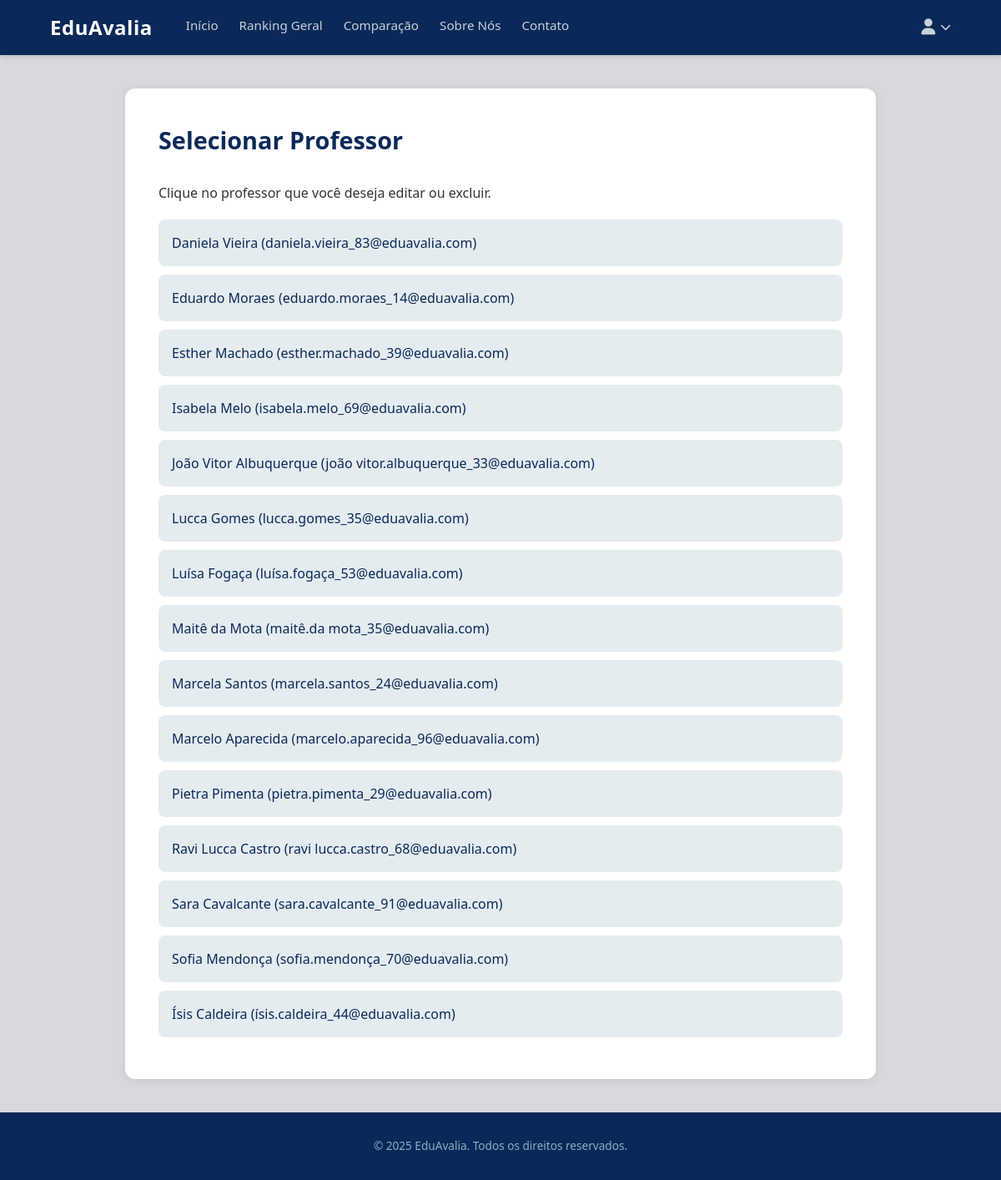
The app's page /professores/selecionar/ (signed in), older data.
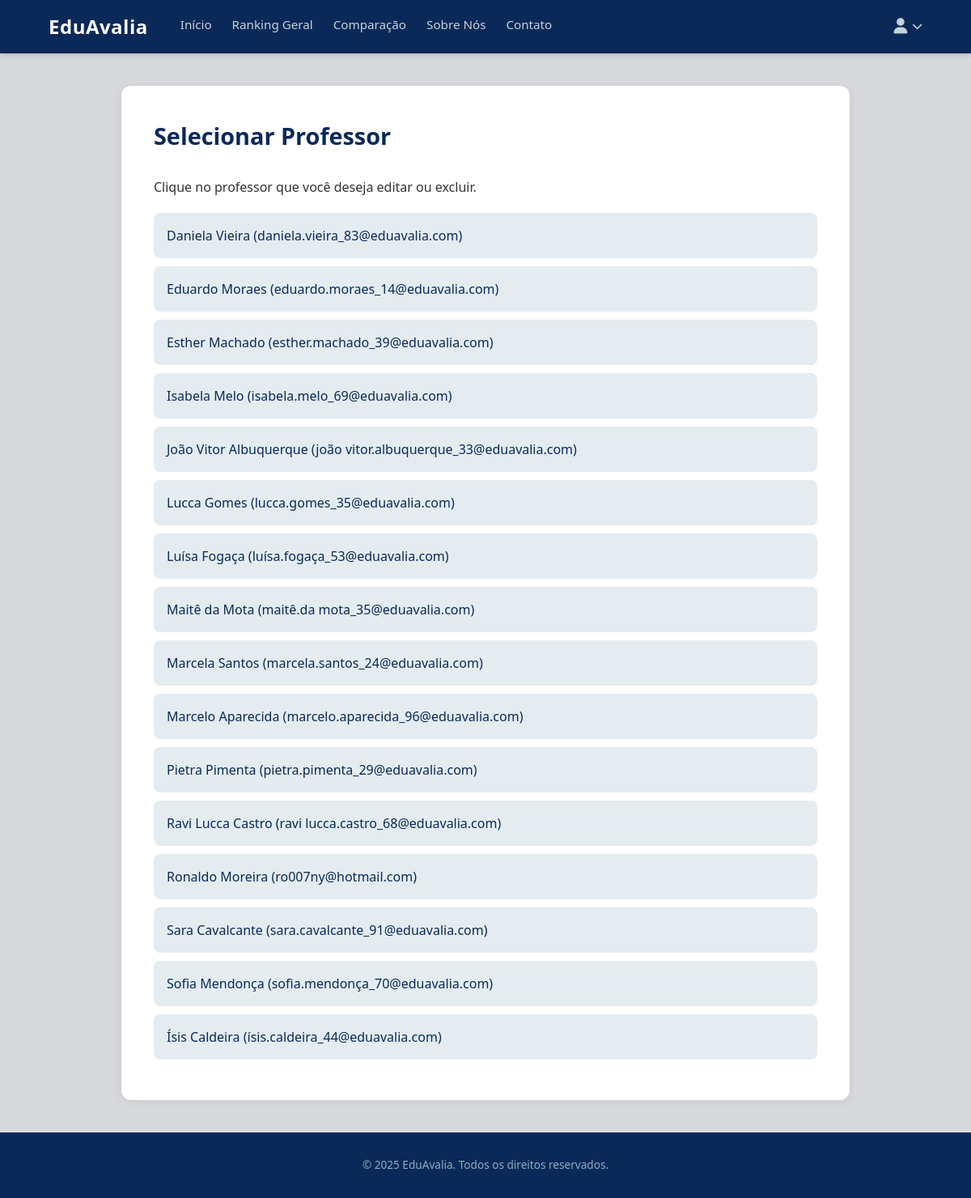
The same page, newer data.
### avaliacoes/models.py (models this page shows, shortened)
class Professor(models.Model):
    user = models.OneToOneField(CustomUser, on_delete=models.CASCADE, limit_choices_to={'user_type': 'professor'})
    foto = models.ImageField(upload_to='professores_fotos/', blank=True, null=True)

class CustomUser(AbstractUser):
    USER_TYPE_CHOICES = (
        ('aluno', 'Aluno'),
        ('professor', 'Professor'),
        ('admin', 'Administrador'),
    )
    user_type = models.CharField(max_length=20, choices=USER_TYPE_CHOICES, default='aluno')
    cpf = models.CharField(max_length=11, unique=True)
    data_nascimento = models.DateField(null=True, blank=True)

### avaliacoes/views.py (the view)
# urls.py: path('professores/selecionar/', views.selecionar_professor_para_editar, name='selecionar_professor_para_editar'),
@staff_member_required
def selecionar_professor_para_editar(request):
    professores = Professor.objects.all().select_related('user').order_by('user__first_name')
    return render(request, 'avaliacoes/selecionar_professor_para_editar.html', {
        'professores': professores
    })

### avaliacoes/templates/avaliacoes/selecionar_professor_para_editar.html
{% extends 'base.html' %}
{% load static %}
{% block content %}
<main class="admin-container">
    <section class="admin-panel" style="max-width: 900px;">
        <h1>Selecionar Professor</h1>
        <p>Clique no professor que você deseja editar ou excluir.</p>
        <div class="professor-list-container" style="margin-top: 20px;">
            {% for professor in professores %}
            <a href="{% url 'editar_professor' professor.id %}" class="btn" style="
                display: block;
                width: 100%;
                text-align: left;
                margin-bottom: 10px;
                background-color: var(--painel-central);
                color: var(--azul-marinho);
                font-weight: 500;
                padding: 16px;
            ">
                {{ professor.user.get_full_name }} ({{ professor.user.email }})
            </a>
            {% empty %}
            <p>Nenhum professor cadastrado.</p>
            {% endfor %}
        </div>
    </section>
</main>
{% endblock content %}

Row changes from the older to the newer data that the page shows:
added Professor: user.get_full_name "Ronaldo Moreira", user.email "ro007ny@hotmail.com"
